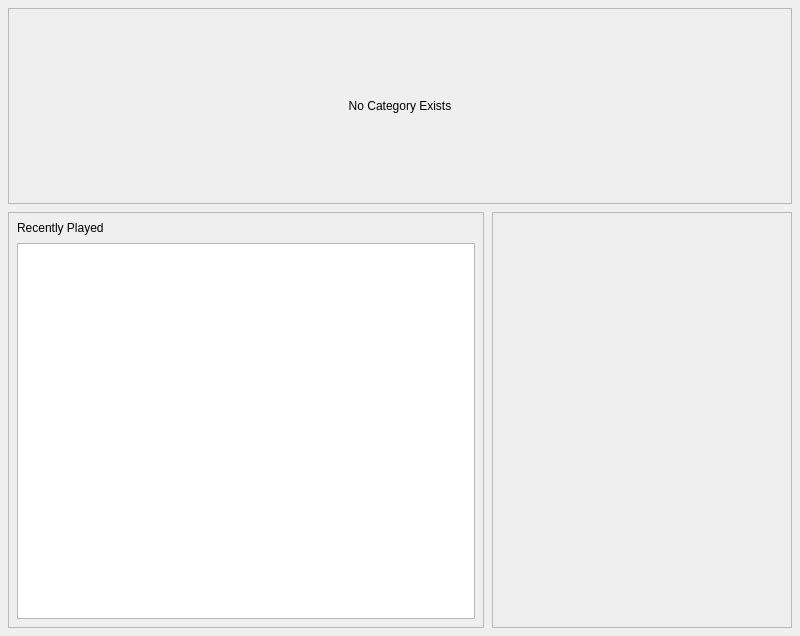
<?xml version="1.0" encoding="UTF-8"?>
<ui version="4.0">
 <class>HomePage</class>
 <widget class="QWidget" name="HomePage">
  <property name="geometry">
   <rect>
    <x>0</x>
    <y>0</y>
    <width>800</width>
    <height>636</height>
   </rect>
  </property>
  <property name="windowTitle">
   <string>hom page</string>
  </property>
  <property name="styleSheet">
   <string notr="true">QStackedWidget {
	background: transparent;
}

QScrollArea {
	background: transparent;
}

QWidget#hpList {
	background: transparent;
}</string>
  </property>
  <layout class="QVBoxLayout" name="verticalLayout">
   <property name="spacing">
    <number>0</number>
   </property>
   <property name="leftMargin">
    <number>0</number>
   </property>
   <property name="topMargin">
    <number>0</number>
   </property>
   <property name="rightMargin">
    <number>0</number>
   </property>
   <property name="bottomMargin">
    <number>0</number>
   </property>
   <item>
    <widget class="QFrame" name="container">
     <property name="frameShape">
      <enum>QFrame::NoFrame</enum>
     </property>
     <property name="frameShadow">
      <enum>QFrame::Raised</enum>
     </property>
     <layout class="QVBoxLayout" name="verticalLayout_2">
      <property name="spacing">
       <number>8</number>
      </property>
      <property name="leftMargin">
       <number>8</number>
      </property>
      <property name="topMargin">
       <number>8</number>
      </property>
      <property name="rightMargin">
       <number>8</number>
      </property>
      <property name="bottomMargin">
       <number>8</number>
      </property>
      <item>
       <widget class="QFrame" name="hpFrame1">
        <property name="minimumSize">
         <size>
          <width>0</width>
          <height>196</height>
         </size>
        </property>
        <property name="maximumSize">
         <size>
          <width>16777215</width>
          <height>196</height>
         </size>
        </property>
        <property name="frameShape">
         <enum>QFrame::StyledPanel</enum>
        </property>
        <property name="frameShadow">
         <enum>QFrame::Raised</enum>
        </property>
        <layout class="QVBoxLayout" name="verticalLayout_6">
         <property name="spacing">
          <number>0</number>
         </property>
         <property name="leftMargin">
          <number>8</number>
         </property>
         <property name="topMargin">
          <number>8</number>
         </property>
         <property name="rightMargin">
          <number>8</number>
         </property>
         <property name="bottomMargin">
          <number>8</number>
         </property>
         <item>
          <widget class="QStackedWidget" name="hpStackedWidget">
           <widget class="QWidget" name="hpPage2">
            <layout class="QVBoxLayout" name="verticalLayout_4">
             <property name="spacing">
              <number>0</number>
             </property>
             <property name="leftMargin">
              <number>0</number>
             </property>
             <property name="topMargin">
              <number>0</number>
             </property>
             <property name="rightMargin">
              <number>0</number>
             </property>
             <property name="bottomMargin">
              <number>0</number>
             </property>
             <item>
              <widget class="QLabel" name="hpTip">
               <property name="text">
                <string>No Category Exists</string>
               </property>
               <property name="alignment">
                <set>Qt::AlignCenter</set>
               </property>
              </widget>
             </item>
            </layout>
           </widget>
           <widget class="QWidget" name="hpPage1">
            <layout class="QVBoxLayout" name="verticalLayout_3">
             <property name="spacing">
              <number>0</number>
             </property>
             <property name="leftMargin">
              <number>0</number>
             </property>
             <property name="topMargin">
              <number>0</number>
             </property>
             <property name="rightMargin">
              <number>0</number>
             </property>
             <property name="bottomMargin">
              <number>0</number>
             </property>
             <item>
              <widget class="QScrollArea" name="scrollArea">
               <property name="contextMenuPolicy">
                <enum>Qt::NoContextMenu</enum>
               </property>
               <property name="frameShape">
                <enum>QFrame::NoFrame</enum>
               </property>
               <property name="verticalScrollBarPolicy">
                <enum>Qt::ScrollBarAlwaysOff</enum>
               </property>
               <property name="horizontalScrollBarPolicy">
                <enum>Qt::ScrollBarAlwaysOff</enum>
               </property>
               <property name="widgetResizable">
                <bool>true</bool>
               </property>
               <property name="alignment">
                <set>Qt::AlignLeading|Qt::AlignLeft|Qt::AlignTop</set>
               </property>
               <widget class="QWidget" name="hpList">
                <property name="geometry">
                 <rect>
                  <x>0</x>
                  <y>0</y>
                  <width>100</width>
                  <height>30</height>
                 </rect>
                </property>
                <layout class="QHBoxLayout" name="categoryLayout">
                 <property name="spacing">
                  <number>16</number>
                 </property>
                 <property name="leftMargin">
                  <number>0</number>
                 </property>
                 <property name="topMargin">
                  <number>0</number>
                 </property>
                 <property name="rightMargin">
                  <number>0</number>
                 </property>
                 <property name="bottomMargin">
                  <number>0</number>
                 </property>
                </layout>
               </widget>
              </widget>
             </item>
            </layout>
           </widget>
          </widget>
         </item>
        </layout>
       </widget>
      </item>
      <item>
       <widget class="QFrame" name="hpFrame2">
        <property name="frameShape">
         <enum>QFrame::NoFrame</enum>
        </property>
        <property name="frameShadow">
         <enum>QFrame::Raised</enum>
        </property>
        <layout class="QHBoxLayout" name="horizontalLayout">
         <property name="spacing">
          <number>8</number>
         </property>
         <property name="leftMargin">
          <number>0</number>
         </property>
         <property name="topMargin">
          <number>0</number>
         </property>
         <property name="rightMargin">
          <number>0</number>
         </property>
         <property name="bottomMargin">
          <number>0</number>
         </property>
         <item>
          <widget class="QFrame" name="hpFrame3">
           <property name="sizePolicy">
            <sizepolicy hsizetype="Expanding" vsizetype="Preferred">
             <horstretch>0</horstretch>
             <verstretch>0</verstretch>
            </sizepolicy>
           </property>
           <property name="frameShape">
            <enum>QFrame::StyledPanel</enum>
           </property>
           <property name="frameShadow">
            <enum>QFrame::Raised</enum>
           </property>
           <layout class="QVBoxLayout" name="verticalLayout_5">
            <property name="spacing">
             <number>8</number>
            </property>
            <property name="leftMargin">
             <number>8</number>
            </property>
            <property name="topMargin">
             <number>8</number>
            </property>
            <property name="rightMargin">
             <number>8</number>
            </property>
            <property name="bottomMargin">
             <number>8</number>
            </property>
            <item>
             <widget class="QLabel" name="hpTitle1">
              <property name="text">
               <string>Recently Played</string>
              </property>
             </widget>
            </item>
            <item>
             <widget class="QListWidget" name="hpSongList"/>
            </item>
           </layout>
          </widget>
         </item>
         <item alignment="Qt::AlignTop">
          <widget class="QFrame" name="hpFrame4">
           <property name="minimumSize">
            <size>
             <width>300</width>
             <height>416</height>
            </size>
           </property>
           <property name="maximumSize">
            <size>
             <width>300</width>
             <height>416</height>
            </size>
           </property>
           <property name="frameShape">
            <enum>QFrame::StyledPanel</enum>
           </property>
           <property name="frameShadow">
            <enum>QFrame::Raised</enum>
           </property>
           <layout class="QVBoxLayout" name="verticalLayout_7">
            <property name="spacing">
             <number>8</number>
            </property>
            <property name="leftMargin">
             <number>8</number>
            </property>
            <property name="topMargin">
             <number>8</number>
            </property>
            <property name="rightMargin">
             <number>8</number>
            </property>
            <property name="bottomMargin">
             <number>8</number>
            </property>
            <item>
             <widget class="PlayerWidget" name="hpPlayer" native="true"/>
            </item>
           </layout>
          </widget>
         </item>
        </layout>
       </widget>
      </item>
     </layout>
    </widget>
   </item>
  </layout>
 </widget>
 <customwidgets>
  <customwidget>
   <class>PlayerWidget</class>
   <extends>QWidget</extends>
   <header>playerwidget.h</header>
   <container>1</container>
  </customwidget>
 </customwidgets>
 <resources/>
 <connections/>
</ui>
